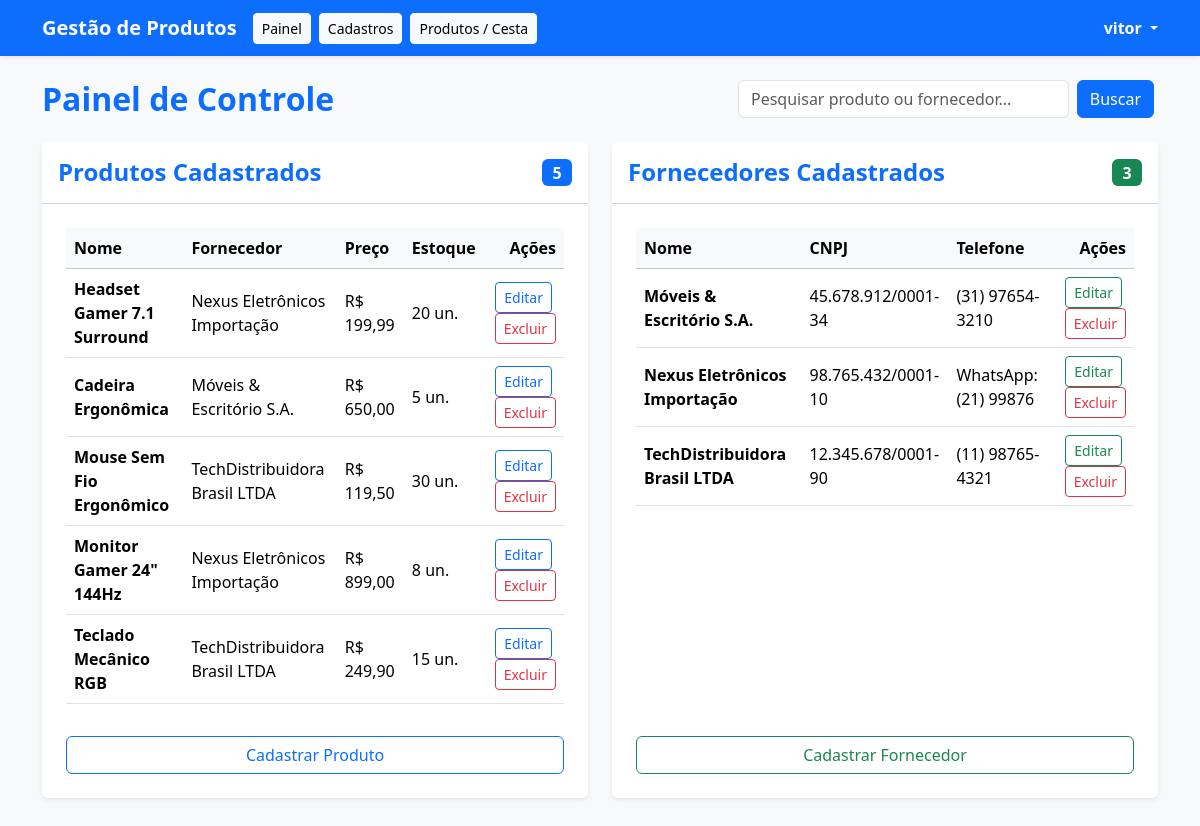
Screenshot of /SistemaDeGestaoDeProdutos/painel.php (signed in) with the database file from the repository.
### tables this page shows
CREATE TABLE `produtos` (
  `id` int(11) NOT NULL,
  `nome` varchar(255) NOT NULL,
  `id_fornecedor` int(11) NOT NULL,
  `preco` decimal(10,2) NOT NULL,
  `quantidade` int(11) NOT NULL DEFAULT 0,
  `categoria` varchar(100) DEFAULT NULL,
  `descricao` text DEFAULT NULL,
  `created_at` timestamp NOT NULL DEFAULT current_timestamp()
);

CREATE TABLE `fornecedores` (
  `id` int(11) NOT NULL,
  `nome` varchar(255) NOT NULL,
  `cnpj` varchar(20) NOT NULL,
  `email` varchar(255) DEFAULT NULL,
  `telefone` varchar(20) DEFAULT NULL,
  `created_at` timestamp NOT NULL DEFAULT current_timestamp()
);

### SistemaDeGestaoDeProdutos/painel.php (the view, shortened to what this page needs)
<?php
require_once "conexao.php";
$busca = trim($_GET['busca'] ?? '');
try {
    if (!empty($busca)) {
        $stmtProd = $pdo->prepare("SELECT p.*, f.nome AS nome_fornecedor
                                    FROM produtos p
                                    INNER JOIN fornecedores f ON p.id_fornecedor = f.id
                                    WHERE p.nome LIKE :busca OR f.nome LIKE :busca OR p.categoria LIKE :busca
                                    ORDER BY p.id DESC");
        $stmtProd->execute([':busca' => "%$busca%"]);
        $produtos = $stmtProd->fetchAll(PDO::FETCH_ASSOC);
        $stmtForn = $pdo->prepare("SELECT * FROM fornecedores
                                    WHERE nome LIKE :busca OR cnpj LIKE :busca OR email LIKE :busca
                                    ORDER BY id DESC");
        $stmtForn->execute([':busca' => "%$busca%"]);
        $fornecedores = $stmtForn->fetchAll(PDO::FETCH_ASSOC);
    } else {
        $stmtProd = $pdo->query("SELECT p.*, f.nome AS nome_fornecedor FROM produtos p INNER JOIN fornecedores f ON p.id_fornecedor = f.id ORDER BY p.id DESC");
        $produtos = $stmtProd->fetchAll(PDO::FETCH_ASSOC);
        $stmtForn = $pdo->query("SELECT * FROM fornecedores ORDER BY id DESC");
        $fornecedores = $stmtForn->fetchAll(PDO::FETCH_ASSOC);
    }
} catch (PDOException $e) {
    $produtos = [];
    $fornecedores = [];
    $todosFornecedores = [];
}
$totalProdutos = count($produtos);
$totalFornecedores = count($fornecedores);
?>
<!DOCTYPE html>
<html lang="pt-br">
<head>
    <link href="https://cdn.jsdelivr.net/npm/bootstrap@5.3.3/dist/css/bootstrap.min.css" rel="stylesheet">
</head>
<body class="bg-light">
    <nav class="navbar navbar-expand-lg navbar-dark bg-primary shadow-sm mb-4">
        <div class="container">
            <a class="navbar-brand fw-bold" href="painel.php">Gestão de Produtos</a>
            <div class="d-flex align-items-center me-auto">
                <a href="painel.php" class="btn btn-light btn-sm me-2">Painel</a>
                <a href="cadastros.php" class="btn btn-light btn-sm me-2">Cadastros</a>
                <a href="produtos.php" class="btn btn-light btn-sm me-2">Produtos / Cesta</a>
            </div>
            <div class="dropdown user-dropdown">
                <a href="#" class="text-white text-decoration-none dropdown-toggle fw-semibold" id="dropdownUser" data-bs-toggle="dropdown" aria-expanded="false">
                    <?php echo htmlspecialchars($_SESSION["usuario_nome"] ?? "Usuário"); ?>
                </a>
            </div>
        </div>
    </nav>
    <div class="container mb-5">
        <div class="d-flex justify-content-between align-items-center mb-4 flex-wrap gap-3">
            <h2 class="text-primary fw-bold m-0">Painel de Controle</h2>
            <form action="painel.php" method="GET" class="d-flex" style="max-width: 420px; width: 100%;">
                <input class="form-control me-2" type="search" name="busca" placeholder="Pesquisar produto ou fornecedor..." value="<?= htmlspecialchars($busca); ?>">
                <button class="btn btn-primary me-1" type="submit">Buscar</button>
            </form>
        </div>
        <div class="row g-4">
            <div class="col-lg-6">
                <div class="card border-0 shadow-sm h-100">
                    <div class="card-header bg-white py-3 d-flex justify-content-between align-items-center">
                        <h4 class="card-title m-0 text-primary fw-bold">Produtos Cadastrados</h4>
                        <span class="badge bg-primary fs-6"><?php echo $totalProdutos; ?></span>
                    </div>
                    <div class="card-body p-4 d-flex flex-column justify-content-between">
                        <div>
                            <?php if (empty($produtos)): ?>
                                <p class="text-muted mb-4">Nenhum produto encontrado.</p>
                            <?php else: ?>
                                <div class="table-responsive mb-3">
                                    <table class="table table-hover align-middle mb-0">
                                        <thead class="table-light">
                                            <tr>
                                                <th>Nome</th>
                                                <th>Fornecedor</th>
                                                <th>Preço</th>
                                                <th>Estoque</th>
                                                <th class="text-end">Ações</th>
                                            </tr>
                                        </thead>
                                        <tbody>
                                            <?php foreach ($produtos as $p): ?>
                                                <tr>
                                                    <td class="fw-semibold"><?php echo htmlspecialchars($p['nome']); ?></td>
                                                    <td><?php echo htmlspecialchars($p['nome_fornecedor']); ?></td>
                                                    <td>R$ <?php echo number_format($p['preco'], 2, ',', '.'); ?></td>
                                                    <td><?php echo $p['quantidade']; ?> un.</td>
                                                    <td class="text-end">
                                                        <button type="button" class="btn btn-sm btn-outline-primary me-1" data-bs-toggle="modal" data-bs-target="#modalEditProduto<?= $p['id']; ?>">
                                                            Editar
                                                        </button>
                                                        <form action="painel.php" method="POST" class="d-inline" onsubmit="return confirm('Tem certeza que deseja excluir este produto?');">
                                                            <button type="submit" class="btn btn-sm btn-outline-danger">Excluir</button>
                                                        </form>
                                                    </td>
                                                </tr>
                                            <?php endforeach; ?>
                                        </tbody>
                                    </table>
                                </div>
                            <?php endif; ?>
                        </div>
                        <div class="mt-3">
                            <a href="cadastros.php" class="btn btn-outline-primary w-100">Cadastrar Produto</a>
                        </div>
                    </div>
                </div>
            </div>
            <div class="col-lg-6">
                <div class="card border-0 shadow-sm h-100">
                    <div class="card-header bg-white py-3 d-flex justify-content-between align-items-center">
                        <h4 class="card-title m-0 text-primary fw-bold">Fornecedores Cadastrados</h4>
                        <span class="badge bg-success fs-6"><?php echo $totalFornecedores; ?></span>
                    </div>
                    <div class="card-body p-4 d-flex flex-column justify-content-between">
                        <div>
                            <?php if (empty($fornecedores)): ?>
                                <p class="text-muted mb-4">Nenhum fornecedor encontrado.</p>
                            <?php else: ?>
                                <div class="table-responsive mb-3">
                                    <table class="table table-hover align-middle mb-0">
                                        <thead class="table-light">
                                            <tr>
                                                <th>Nome</th>
                                                <th>CNPJ</th>
                                                <th>Telefone</th>
                                                <th class="text-end">Ações</th>
                                            </tr>
                                        </thead>
                                        <tbody>
                                            <?php foreach ($fornecedores as $f): ?>
                                                <tr>
                                                    <td class="fw-semibold"><?php echo htmlspecialchars($f['nome']); ?></td>
                                                    <td><?php echo htmlspecialchars($f['cnpj']); ?></td>
                                                    <td><?php echo htmlspecialchars($f['telefone'] ?? '-'); ?></td>
                                                    <td class="text-end">
                                                        <button type="button" class="btn btn-sm btn-outline-success me-1" data-bs-toggle="modal" data-bs-target="#modalEditFornecedor<?= $f['id']; ?>">
                                                            Editar
                                                        </button>
                                                        <form action="painel.php" method="POST" class="d-inline" onsubmit="return confirm('Tem certeza que deseja excluir este fornecedor?');">
                                                            <button type="submit" class="btn btn-sm btn-outline-danger">Excluir</button>
                                                        </form>
                                                    </td>
                                                </tr>
                                            <?php endforeach; ?>
                                        </tbody>
                                    </table>
                                </div>
                            <?php endif; ?>
                        </div>
                        <div class="mt-3">
                            <a href="cadastros.php" class="btn btn-outline-success w-100">Cadastrar Fornecedor</a>
                        </div>
                    </div>
                </div>
            </div>
        </div>
    </div>
</body>
</html>

### rows the page displays
produtos: nome "Headset Gamer 7.1 Surround", id_fornecedor.nome "Nexus Eletrônicos Importação", preco "199,99", quantidade "20"
produtos: nome "Cadeira Ergonômica", id_fornecedor.nome "Móveis & Escritório S.A.", preco "650,00", quantidade "5"
produtos: nome "Mouse Sem Fio Ergonômico", id_fornecedor.nome "TechDistribuidora Brasil LTDA", preco "119,50", quantidade "30"
produtos: nome "Monitor Gamer 24\" 144Hz", id_fornecedor.nome "Nexus Eletrônicos Importação", preco "899,00", quantidade "8"
produtos: nome "Teclado Mecânico RGB", id_fornecedor.nome "TechDistribuidora Brasil LTDA", preco "249,90", quantidade "15"
fornecedores: nome "Móveis & Escritório S.A.", cnpj "45.678.912/0001-34", telefone "(31) 97654-3210"
fornecedores: nome "Nexus Eletrônicos Importação", cnpj "98.765.432/0001-10", telefone "WhatsApp: (21) 99876"
fornecedores: nome "TechDistribuidora Brasil LTDA", cnpj "12.345.678/0001-90", telefone "(11) 98765-4321"

### other values shown
$_SESSION["usuario_nome"] "vitor"
$totalProdutos "5"
$totalFornecedores "3"
